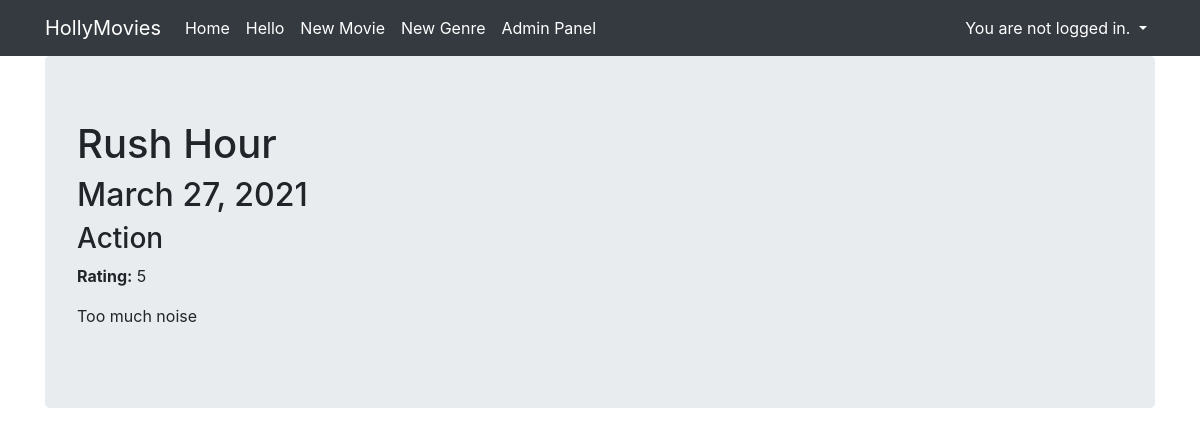
Page /movie/detail/1 on the committed database.
### viewer/models.py (models this page shows, shortened)
class Movie(Model):
  title = CharField(max_length=128)
  genre = ForeignKey(Genre, on_delete=DO_NOTHING)
  rating = IntegerField()
  released = DateField()
  description = TextField()
  created = DateTimeField(auto_now_add=True)

class Genre(Model):
  name=CharField(max_length=128)
  def __str__(self):
    return self.name

### viewer/views.py (the view)
# urls.py: path('movie/detail/<pk>', MovieDetailView.as_view(), name='movie_detail'),
class MovieDetailView(DetailView):
    template_name = 'viewer/movie_detail.html'
    model = Movie
    success_url = reverse_lazy('movies')

### viewer/templates/viewer/movie_detail.html
{% extends "viewer/base.html" %}
{% block content %}
<h1>{{ object.title }}</h1>
<h2>{{ object.released }}</h2>
<h3>{{ object.genre}}</h3>
<p><strong>Rating:</strong> {{ object.rating }}</p>
<p>{{ object.description }}</p>
{% endblock %}

### rows in the picture
Movie: title "Rush Hour", released "March 27, 2021", genre "Action", rating "5", description "Too much noise"
